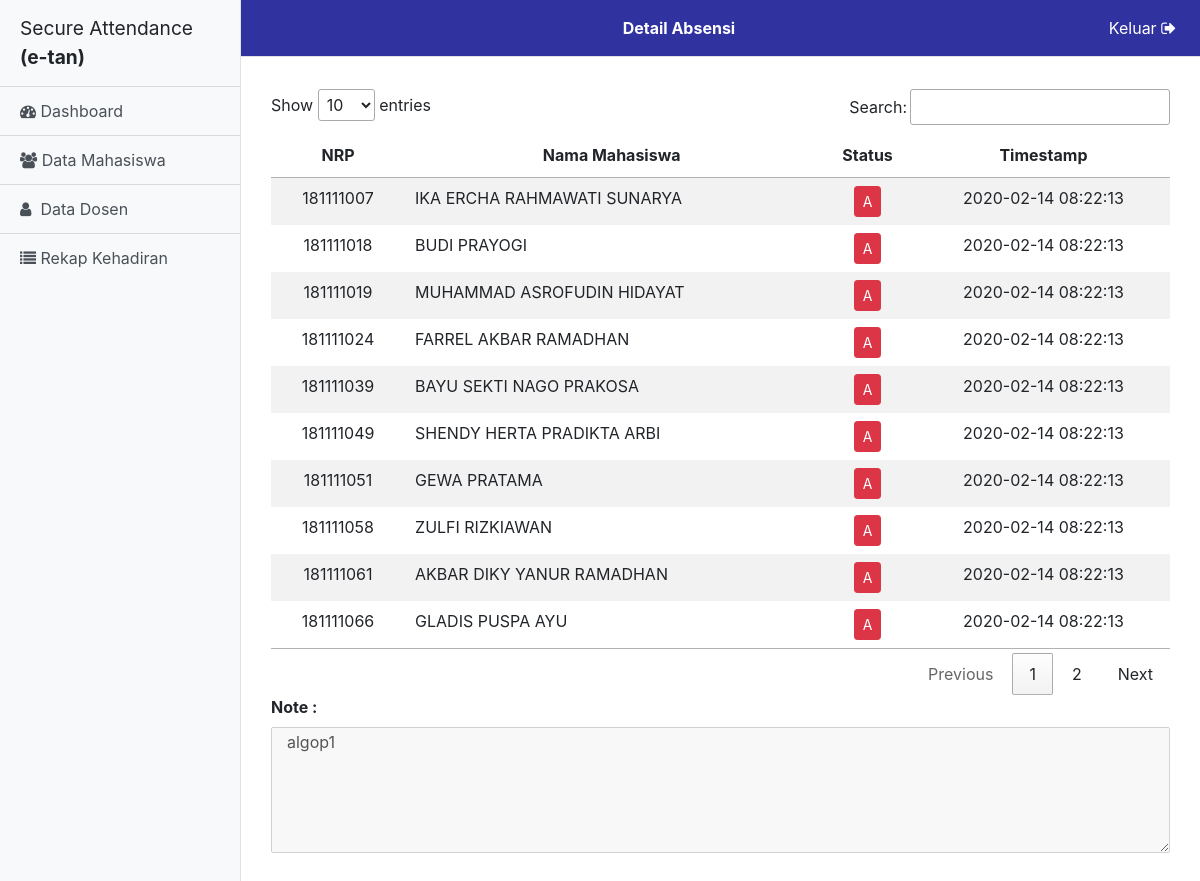
The page /Absen/det_absen/Wpl8Gz on the database its author committed.
### tables this page shows
CREATE TABLE `absen` (
  `ID_ABSEN` varchar(6) NOT NULL,
  `ID_MATKUL` int(11) DEFAULT NULL,
  `TOPIK` varchar(30) NOT NULL,
  `RUANGAN_ABSEN` varchar(5) DEFAULT NULL,
  `DATE_ABSEN` date DEFAULT NULL,
  `TIME_ABSEN` varchar(10) DEFAULT NULL,
  `TS_ABSEN` datetime DEFAULT NULL,
  `NOTE` varchar(255) DEFAULT NULL,
  `STATUS_ABSEN` int(1) NOT NULL DEFAULT '0'
);

CREATE TABLE `mahasiswa` (
  `NRP_MHS` int(11) NOT NULL,
  `PASS_MHS` varchar(25) DEFAULT NULL,
  `NAMA_MHS` varchar(50) DEFAULT NULL,
  `EMAIL_MHS` varchar(25) DEFAULT NULL,
  `ID_DEVICE` varchar(25) DEFAULT NULL,
  `STATUS_LOGIN` int(11) DEFAULT '0',
  `STATUS_PASS` int(11) DEFAULT '0',
  `LAST_LOGOUT` bigint(15) DEFAULT '0'
);

CREATE TABLE `detail_absen` (
  `ID_DETABSEN` int(11) NOT NULL,
  `ID_ABSEN` varchar(6) NOT NULL,
  `NRP_MHS` int(11) NOT NULL,
  `STATUS_DETABSEN` varchar(1) DEFAULT NULL,
  `TS_DETABSEN` timestamp NOT NULL DEFAULT CURRENT_TIMESTAMP ON UPDATE CURRENT_TIMESTAMP
);

### application/controllers/Absen.php (called while the page is built, shortened)
<?php
class Absen extends CI_Controller {
	function __construct(){
		$this->load->model('Mabsen');
	}
	public function det_absen($id){
		$param['main_content'] = 'absen/detail';
		$param['page_title'] = 'Detail Absensi';
		$param['detail_list'] = $this->Mabsen->getAbsen($id);
		$param['detail_note'] = $this->Mabsen->getNote($id);
		$this->load->view('dashboard', $param);
	}
}

### index.php (called while the page is built, shortened)
<?php
require_once BASEPATH.'core/CodeIgniter.php';

### application/models/Mabsen.php (called while the page is built, shortened)
<?php
class Mabsen extends CI_Model {
  public function getAbsen($id){
    $query = $this->db->query("SELECT absen.ID_ABSEN, mahasiswa.NRP_MHS, mahasiswa.NAMA_MHS, detail_absen.STATUS_DETABSEN, detail_absen.TS_DETABSEN FROM absen JOIN detail_absen ON absen.ID_ABSEN = detail_absen.ID_ABSEN JOIN mahasiswa ON detail_absen.NRP_MHS = mahasiswa.NRP_MHS WHERE detail_absen.ID_ABSEN = '".$id."' ORDER BY (detail_absen.NRP_MHS) ASC");
    return $query->result();
  }
  public function getNote($id){
    $query = $this->db->query("SELECT NOTE FROM absen WHERE ID_ABSEN = '".$id."'");
    return $query->result();
  }
}
?>

### application/views/absen/detail.php (the view, shortened to what this page needs)
<div class="py-1">
</div>
<div class="py-4">
  <div class="container">
    <div class="row">
      <div class="col-md-12">
        <div class="table-responsive">
          <table class="table table-striped table-borderless" id="newstable">
            <thead>
              <tr>
                <th class="text-center">NRP</th>
                <th class="text-center">Nama Mahasiswa</th>
                <th class="text-center">Status</th>
                <th class="text-center">Timestamp</th>
              </tr>
            </thead>
            <tbody>
              <?php $i = 1;
              foreach ($detail_list as $detail){ ?>
                <tr>
                  <td class="text-center"><?php echo $detail->NRP_MHS; ?></td>
                  <td class="text-left"><?php echo $detail->NAMA_MHS; ?></td>
                  <?php if($detail->STATUS_DETABSEN == 0){ ?>
                    <td class="text-center"><a class="btn btn-sm btn-danger text-white">A</a></td>
                  <?php } else if($detail->STATUS_DETABSEN == 1) {?>
                    <td class="text-center"><a class="btn btn-sm btn-primary text-white">M</a></td>
                  <?php } else if($detail->STATUS_DETABSEN == 2) {?>
                    <td class="text-center"><a class="btn btn-sm btn-info text-white">S</a></td>
                  <?php } else {?>
                    <td class="text-center"><a class="btn btn-sm btn-success text-white">I</a></td>
                  <?php } ?>
                  <td class="text-center"><?php echo $detail->TS_DETABSEN; ?></td>
                </tr>
              <?php $i++; } ?>
            </tbody>
          </table>
        </div>
        <label><b>Note : </b></label>
        <div>
          <textarea class="col-md-12" rows="5" disabled><?php foreach ($detail_note as $note) {echo $note->NOTE;} ?></textarea>
        </div>
      </div>
    </div>
  </div>
</div>

### assets/css/simple-sidebar.css (style rules this page uses)
body { overflow-x: hidden; }

### rows shown on the page
absen: mahasiswa.NRP_MHS "181111007", mahasiswa.NAMA_MHS "IKA ERCHA RAHMAWATI SUNARYA", detail_absen.TS_DETABSEN "2020-02-14 08:22:13", mahasiswa.NRP_MHS "181111018", mahasiswa.NAMA_MHS "BUDI PRAYOGI", mahasiswa.NRP_MHS "181111019", mahasiswa.NAMA_MHS "MUHAMMAD ASROFUDIN HIDAYAT", mahasiswa.NRP_MHS "181111024", mahasiswa.NAMA_MHS "FARREL AKBAR RAMADHAN", mahasiswa.NRP_MHS "181111039", mahasiswa.NAMA_MHS "BAYU SEKTI NAGO PRAKOSA", mahasiswa.NRP_MHS "181111049", mahasiswa.NAMA_MHS "SHENDY HERTA PRADIKTA ARBI", mahasiswa.NRP_MHS "181111051", mahasiswa.NAMA_MHS "GEWA PRATAMA", mahasiswa.NRP_MHS "181111058", mahasiswa.NAMA_MHS "ZULFI RIZKIAWAN", mahasiswa.NRP_MHS "181111061", mahasiswa.NAMA_MHS "AKBAR DIKY YANUR RAMADHAN", mahasiswa.NRP_MHS "181111066", mahasiswa.NAMA_MHS "GLADIS PUSPA AYU", NOTE "algop1"

### other values the page prints
$page_title "Detail Absensi"
